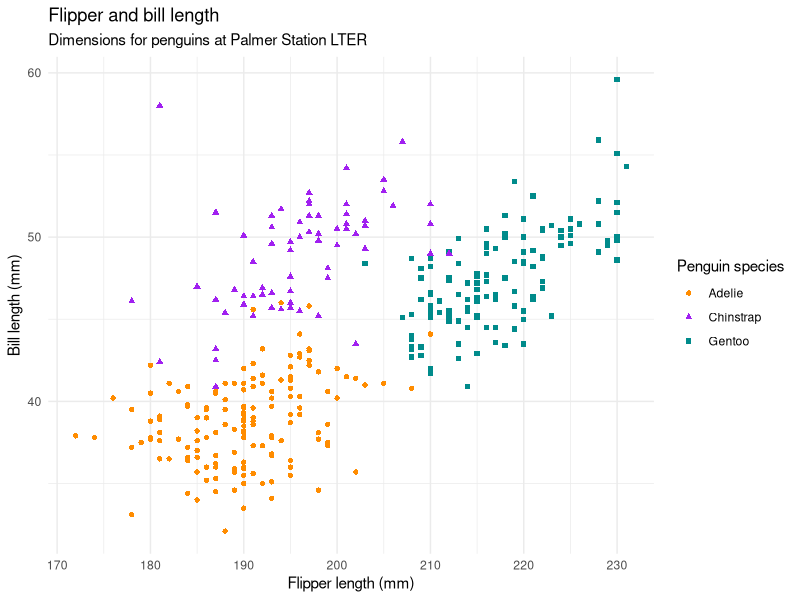
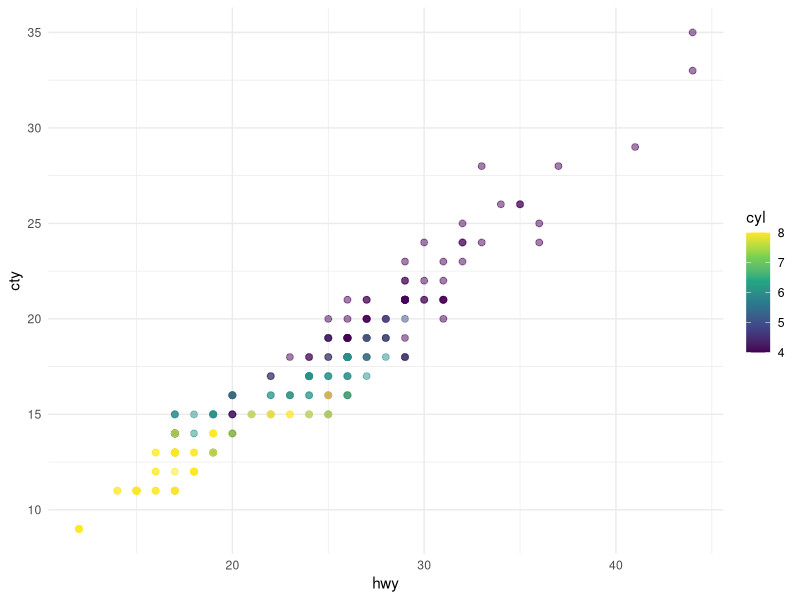

Generate these figures, in order, with R:
## ---- chunk 1
#| label: load-packages
#| include: false

# install these the first time:
#install.packages("tidyverse")
#install.packages("palmerpenguins")

library(tidyverse)
library(palmerpenguins)

# check that your working directory is the same as where you downloaded our qmd file, and if not, then fix it as shown below

getwd()
# copy your actual directory here in the comments:
# C:\Users\epalj\OneDrive\Teaching\Data mining\Intro to Quarto
#
# now change the '\' to '/'
# C:/Users/epalj/OneDrive/Teaching/Data mining/Intro to Quarto
#
# then set the wd as follows:
# setwd("C:/Users/epalj/OneDrive/Teaching/Data mining/Intro to Quarto")
## ---- chunk 2
#| label: plot-penguins
#| warning: false
#| echo: true


head(penguins)

ggplot(penguins, 
       aes(x = flipper_length_mm, y = bill_length_mm)) +
  geom_point(aes(color = species, shape = species)) +
  scale_color_manual(values = c("darkorange","purple","cyan4")) +
  labs(
    title = "Flipper and bill length",
    subtitle = "Dimensions for penguins at Palmer Station LTER",
    x = "Flipper length (mm)", y = "Bill length (mm)",
    color = "Penguin species", shape = "Penguin species"
  ) +
  theme_minimal()
## ---- chunk 3
#| label: load-more-packages
#| echo: true

# This dataset contains a subset of the fuel economy data from the EPA.
# Specifically, we use the `mpg` dataset from the **ggplot2** package.

library(ggplot2)

head(mpg)

ggplot(mpg, aes(x = hwy, y = cty, color = cyl)) +
  geom_point(alpha = 0.5, size = 2) +
  scale_color_viridis_c() +
  theme_minimal()
